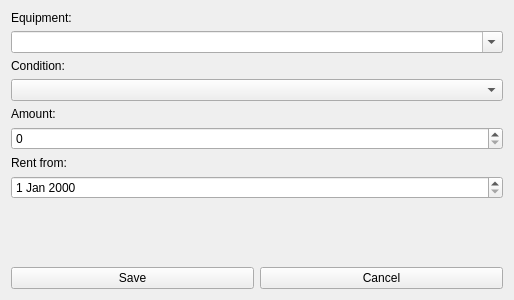
<?xml version="1.0" encoding="UTF-8"?>
<ui version="4.0">
 <class>ReservationForm</class>
 <widget class="QWidget" name="ReservationForm">
  <property name="geometry">
   <rect>
    <x>0</x>
    <y>0</y>
    <width>514</width>
    <height>300</height>
   </rect>
  </property>
  <property name="windowTitle">
   <string>SkiRent - reservation</string>
  </property>
  <layout class="QGridLayout" name="gridLayout">
   <item row="0" column="0">
    <layout class="QVBoxLayout" name="verticalLayout">
     <item>
      <widget class="QLabel" name="label">
       <property name="text">
        <string>Equipment:</string>
       </property>
      </widget>
     </item>
     <item>
      <widget class="QComboBox" name="equipmentTypeCombo">
       <property name="editable">
        <bool>true</bool>
       </property>
      </widget>
     </item>
     <item>
      <widget class="QLabel" name="label_3">
       <property name="text">
        <string>Condition:</string>
       </property>
      </widget>
     </item>
     <item>
      <widget class="QComboBox" name="equipmentConditionCombo"/>
     </item>
     <item>
      <widget class="QLabel" name="label_2">
       <property name="text">
        <string>Amount:</string>
       </property>
      </widget>
     </item>
     <item>
      <widget class="QSpinBox" name="amountSpin"/>
     </item>
     <item>
      <widget class="QLabel" name="label_4">
       <property name="text">
        <string>Rent from:</string>
       </property>
      </widget>
     </item>
     <item>
      <widget class="QDateEdit" name="rentFromEdit"/>
     </item>
     <item>
      <spacer name="verticalSpacer">
       <property name="orientation">
        <enum>Qt::Vertical</enum>
       </property>
       <property name="sizeHint" stdset="0">
        <size>
         <width>20</width>
         <height>40</height>
        </size>
       </property>
      </spacer>
     </item>
    </layout>
   </item>
   <item row="1" column="0">
    <layout class="QHBoxLayout" name="horizontalLayout">
     <item>
      <widget class="QPushButton" name="saveButton">
       <property name="text">
        <string>Save</string>
       </property>
      </widget>
     </item>
     <item>
      <widget class="QPushButton" name="cancelButton">
       <property name="text">
        <string>Cancel</string>
       </property>
      </widget>
     </item>
    </layout>
   </item>
  </layout>
 </widget>
 <resources/>
 <connections/>
</ui>
